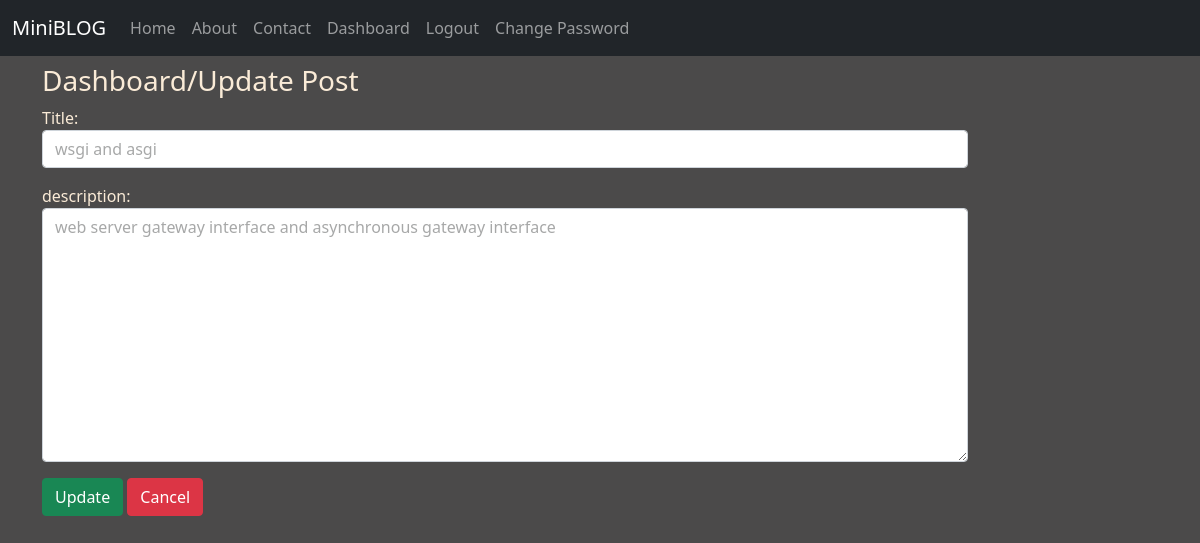
/update/5/ (signed in), run on the app's committed database.
### firstapp/models.py (models this page shows)
class Post(models.Model):
    title=models.CharField(max_length=150)
    desc=models.TextField()

### firstapp/views.py (the view)
# urls.py: path('update/<int:id>/',views.update,name='updatepost'),
def update(request, id):
    if request.user.is_authenticated:
        if request.method == 'POST':
            up=Post.objects.get(pk=id)
            form=AddForm(request.POST,instance=up)
            if form.is_valid():
                form.save()
                messages.info(request,'Post updated')
            return HttpResponseRedirect('/dashboard')
        else:
            up=Post.objects.get(pk=id)
            form=AddForm(instance=up)
        return render(request,'updatepost.html',{'form':form})
    else:
        return HttpResponseRedirect('/login')

### firstapp/forms.py
class AddForm(forms.ModelForm):
    class Meta:
        model=Post
        fields=['title','desc']
        labels={'tittle':'Title','desc':'description'}
        widgets={
            'title':forms.TextInput(attrs={'class':'form-control'}),
            'desc':forms.Textarea(attrs={'class':'form-control'})
        }

### firstapp/templates/updatepost.html (shortened to what this page needs)
{% extends 'base.html' %}
{% load static %}
{% block content %}
<div class="col-sm-10">
    <h3 class="mt-2">Dashboard/Update Post</h3>
    <form action="" method=post novalidate>
        {{form.as_p}}
        <input type="submit" class="btn btn-success btn-small" value="Update">
        <a  class="btn btn-danger btn-small" href="{% url 'dashboard' %}">Cancel</a>
    </form>
</div>
{% endblock %}

### firstapp/static/css/my.css (style rules this page uses)
body { background-color:rgb(75, 74, 74); color: antiquewhite; }
.form-control { color: rgb(167,168,168); }

### data on the page
Post: title "wsgi and asgi", desc "web server gateway interface and asynchronous gateway interface"
